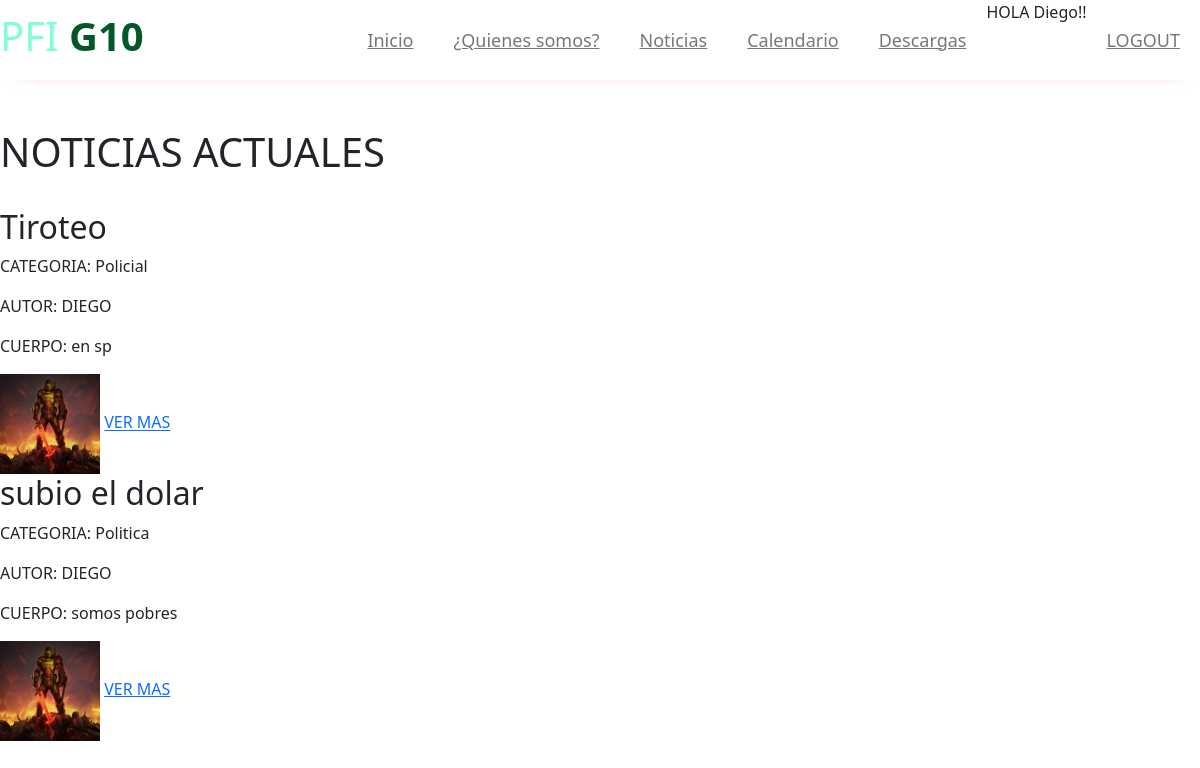
/Noticias/listar (signed in), run on the app's committed database.
### apps/usuarios/models.py (models this page shows)
class Usuario(AbstractUser):
    pass

### apps/noticias/models.py (models this page shows, shortened)
class Noticia(models.Model):
	titulo = models.CharField(max_length = 120)
	creado = models.DateField(auto_now_add = True)
	cuerpo = models.TextField()
	autor = models.CharField(max_length = 50, null=True, blank = True)
	imagen = models.ImageField(upload_to = 'noticias', null=True, blank = True)
	categoria = models.ForeignKey(Categoria, on_delete = models.CASCADE, null = True)

class Categoria(models.Model):
	nombre = models.CharField(max_length = 60)
	descripcion = models.CharField(max_length = 250, null = True, blank = True)

### apps/noticias/views.py (the view)
# urls.py: path('listar', views.Listar, name = 'listar_noticias'),
def Listar(request):
	ctx = {}
	todas = Noticia.objects.all()
	ctx['notis'] = todas
	return render(request,'noticias/listar_noticias.html',ctx)

### templates/noticias/listar_noticias.html
{% extends 'base.html' %}
{% load static %}
{% block contenido %}
	<h1>NOTICIAS ACTUALES</h1>
	<br>
	{% for n in notis %}
		<h2>{{ n.titulo }}</h2>
		<p>CATEGORIA: {{ n.categoria.nombre }}</p>
		{% if n.autor %}
			<p>AUTOR: {{ n.autor }}</p>
		{% endif %}
		<p>CUERPO: {{ n.cuerpo }}</p>
		{% if n.imagen %}
			<img src="{{ n.imagen.url }}" width="100px" height="100px">
		{% else %}
			<p>NO TIENE IMAGEN </p>
		{% endif %}
		<a href="{% url 'noticias:detalle_noticias' n.pk %}">VER MAS</a>
	{% endfor %}
{% endblock contenido %}

### templates/base.html (shortened to what this page needs)
{% load static %}
<link href="https://cdn.jsdelivr.net/npm/bootstrap@5.0.2/dist/css/bootstrap.min.css" rel="stylesheet">
<!DOCTYPE html>
<html>
<head>
	<link rel="stylesheet" type="text/css" href="{% static 'css/main.css' %}">
</head>
<body>
 <header>
	<div class="header-content">
		<div class="logo">
			<h1>PFI <b>G10</b> </h1>
		</div>
		<div class="menu">
			<nav>
				<ul>
					<li><a href="{% url 'home' %}">Inicio</a></li>
					<li><a href="{%url 'somos:quienes_somos'%}">¿Quienes somos?</a></li>
					<li><a href="{% url 'noticias:listar_noticias' %}">Noticias</a></li>
					<li><a href="#">Calendario</a></li>
					<li><a href="#">Descargas</a></li>
					{% if user.is_authenticated %}
						<span>HOLA {{user.username}}!!</span>
						<li><a href="{% url 'logout' %}">LOGOUT</a></li>
					{% else %}
						<li><a href="{% url 'login' %}">LOGIN</a></li>
					{% endif %}
				</ul>
			</nav>
		</div>
	</div>
<br><br>
	{% block contenido %}
	{% endblock contenido %}
</header>
</body>
</html>

### static/css/main.css (style rules this page uses)
header { position: fixed; top: 0; left: 0; width: 100%; height: 80px; background: rgb(255, 255, 255); box-shadow: 0 4px 25px -22px rgb(180, 0, 0); z-index: 2; }
.header-content { max-width: 1200px; margin: auto; display: flex; justify-content: space-between; }
.logo { height: 80px; display: flex; justify-content: center; align-items: center; }
.logo h1 b { color: #045727; }
.logo h1 { color: aquamarine; }
.menu { height: 80px; }
.menu nav { height: 100%; }
.menu nav ul { height: 100%; display: flex; list-style: none; }
.menu nav ul li { height: 100%; margin: 0px 20px; display: flex; justify-content: center; align-items: center; position: relative; }
.menu nav ul li a { color: #777777; font-size: 18px; transition: color 300ms; }

### data on the page
Usuario: username "Diego"
Noticia: titulo "Tiroteo", categoria.nombre "Policial", autor "DIEGO", cuerpo "en sp", imagen (picture)
Noticia: titulo "subio el dolar", categoria.nombre "Politica", autor "DIEGO", cuerpo "somos pobres", imagen (picture)
